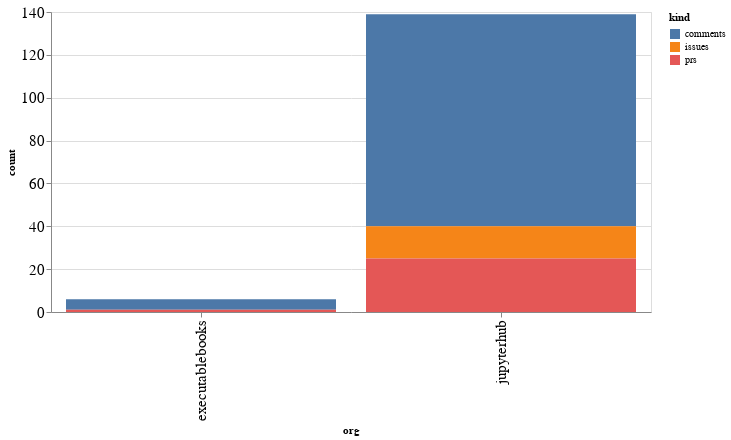

This figure's notebook cell:
### Code cell
alt.Chart(org_summaries, width=600).mark_bar().encode(
    x='org',
    y='count',
    color='kind',
    tooltip="org"
)

### Figure 1 — Vega-Lite specification as saved in the notebook (floating-point values rounded to 4 significant figures)
{"config": {"axisLeft": {"labelFontSize": 15}, "axisBottom": {"labelFontSize": 15}}, "data": {"name": "data-1c971412c7302e5d161dca76053395f0"}, "mark": "bar", "encoding": {"color": {"type": "nominal", "field": "kind"}, "tooltip": {"type": "nominal", "field": "org"}, "x": {"type": "nominal", "field": "org"}, "y": {"type": "quantitative", "field": "count"}}, "width": 600, "$schema": "https://vega.github.io/schema/vega-lite/v4.8.1.json", "datasets": {"data-1c971412c7302e5d161dca76053395f0": [{"org": "executablebooks", "kind": "comments", "count": 5}, {"org": "executablebooks", "kind": "prs", "count": 1}, {"org": "jupyterhub", "kind": "comments", "count": 99}, {"org": "jupyterhub", "kind": "issues", "count": 15}, {"org": "jupyterhub", "kind": "prs", "count": 25}]}}
